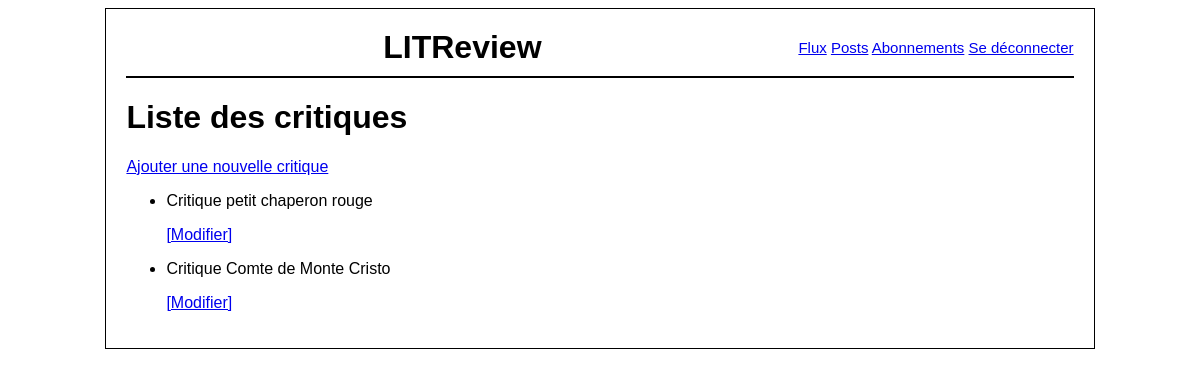
/review/, run on the app's committed database.
### review/models.py (models this page shows, shortened)
class Review(models.Model):
    ticket = models.ForeignKey(to=Ticket, on_delete=models.CASCADE)
    rating = models.PositiveSmallIntegerField(
        validators=[MinValueValidator(0), MaxValueValidator(5)])
    headline = models.CharField(max_length=128)
    body = models.TextField(max_length=8192, blank=True)
    user = models.ForeignKey(
        to=settings.AUTH_USER_MODEL, on_delete=models.CASCADE, null=True)
    time_created = models.DateTimeField(auto_now_add=True)
    contributors = models.ManyToManyField(
        settings.AUTH_USER_MODEL,
        through='ReviewContributor',
        related_name='contributions')

### review/views.py (the view)
# urls.py: path('review/', review.views.review_list, name='review_list'),
def review_list(request):
    review = Review.objects.all()
    return render(request, 'review/review_list.html',
                  {'reviews':review})

### review/templates/review/review_list.html
{% extends 'base.html' %}
{% block content %}
<h1>Liste des critiques</h1>
<a href="{% url 'review_create' %}">Ajouter une nouvelle critique</a>
<ul>
    {% for review in reviews %}
    <li>
        <p>{{ review.headline }}</p>
        <a href="{% url 'review_update' review.id %}">[Modifier]</a>
    </li>
    {% endfor %}
</ul>
{% endblock %}

### litrevu/templates/base.html (style rules this page uses)
body { font-family: Arial, sans-serif; }

### data on the page
Review: headline "Critique petit chaperon rouge"
Review: headline "Critique Comte de Monte Cristo"
